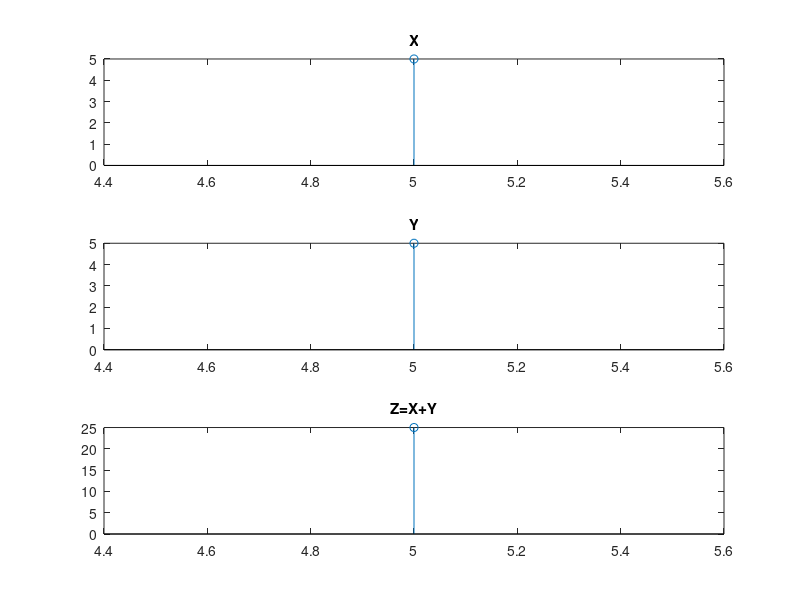

This figure's MATLAB source:
n1=input('length in form x:y');
x=input('sequence in form [x y .. z]');

n2=input('length in form x:y');
y=input('sequence in form [x y .. z]');
% two signals of different indeces
subplot(3,1,1);
stem(n1,x);
title('X') ;

subplot(3,1,2);
stem(n2,y);
title('Y');

n3 =min (min(n1) ,min( n2 ) ) : max ( max ( n1 ) , max ( n2 ) );  %  finding the duration of output signal
s1 =zeros(1,length (n3) );
s2 =s1;
s1 (find ( ( n3>=min( n1 ) ) & ( n3 <=max ( n1 ) )==1 ) )=x; 
% signal x with the duration of  output signal add
s2 (find ( ( n3>=min ( n2 ) ) & ( n3 <=max ( n2 ))==1) )=y;
 % signal y with the duration of  output signal add
add=s1 .*s2; % addition
subplot(3,1,3)
stem(n3,add)
title('Z=X+Y');